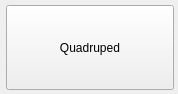
<?xml version="1.0" encoding="UTF-8"?>
<ui version="4.0">
 <class>qdRetar</class>
 <widget class="QWidget" name="qdRetar">
  <property name="geometry">
   <rect>
    <x>0</x>
    <y>0</y>
    <width>178</width>
    <height>94</height>
   </rect>
  </property>
  <property name="windowTitle">
   <string>Quadruped_Retargeting Tool</string>
  </property>
  <widget class="QPushButton" name="qdBtn">
   <property name="geometry">
    <rect>
     <x>6</x>
     <y>5</y>
     <width>168</width>
     <height>85</height>
    </rect>
   </property>
   <property name="text">
    <string>Quadruped</string>
   </property>
  </widget>
 </widget>
 <resources/>
 <connections/>
</ui>
